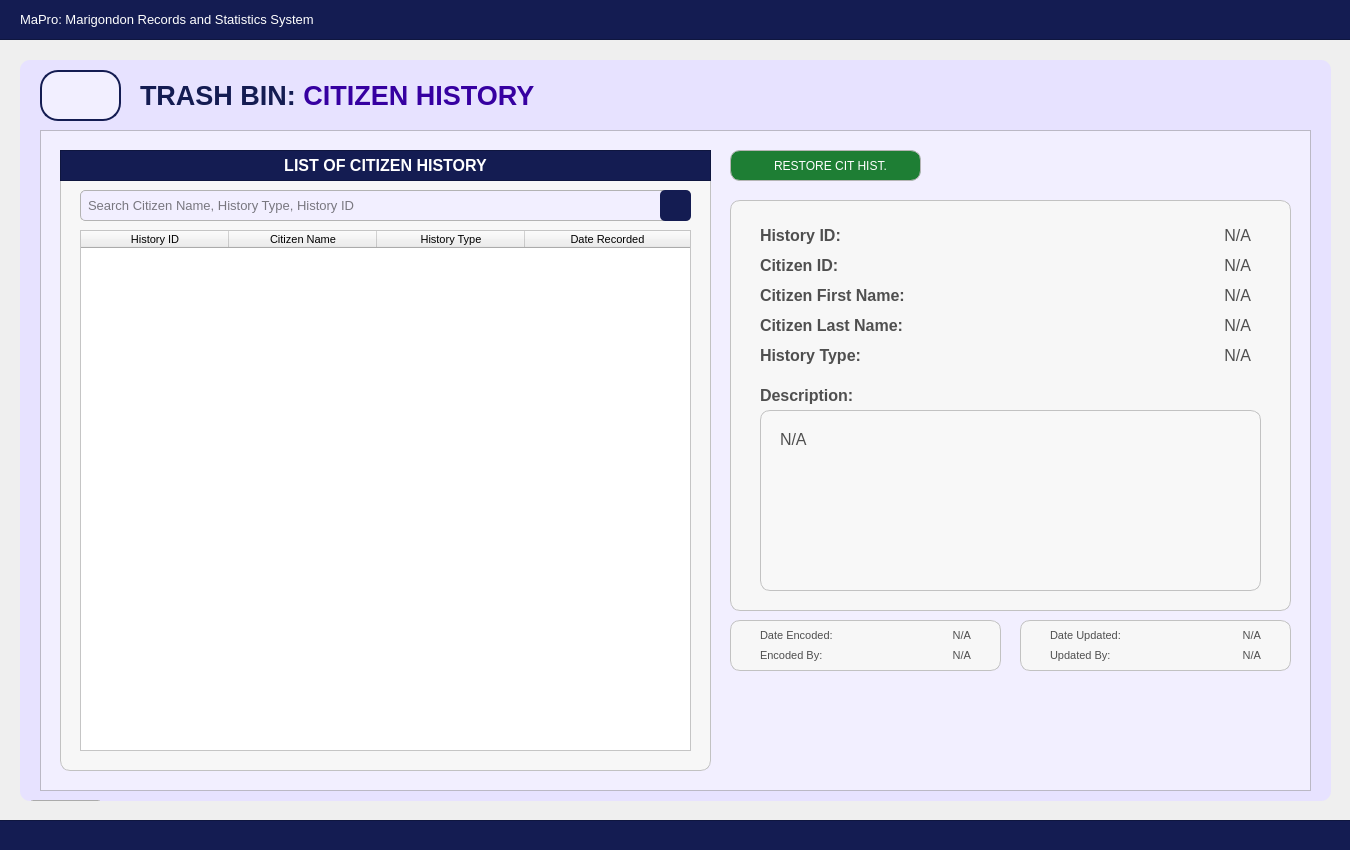
 <widget class="QWidget" name="User_dashboardWidget">
  <property name="geometry">
   <rect>
    <x>0</x>
    <y>0</y>
    <width>1350</width>
    <height>850</height>
   </rect>
  </property>
  <property name="sizePolicy">
   <sizepolicy hsizetype="Fixed" vsizetype="Fixed">
    <horstretch>0</horstretch>
    <verstretch>0</verstretch>
   </sizepolicy>
  </property>
  <property name="maximumSize">
   <size>
    <width>1350</width>
    <height>850</height>
   </size>
  </property>
  <property name="windowTitle">
   <string>Form</string>
  </property>
  <property name="styleSheet">
   <string notr="true">#User_dashboardWidget{
	background-color: #f2efff;
}</string>
  </property>
  <widget class="QFrame" name="border_blueLines1">
   <property name="geometry">
    <rect>
     <x>-10</x>
     <y>-1</y>
     <width>1371</width>
     <height>41</height>
    </rect>
   </property>
   <property name="styleSheet">
    <string notr="true">#border_blueLines1{
	background-color: #141c52;
}
</string>
   </property>
   <property name="frameShape">
    <enum>QFrame::Shape::StyledPanel</enum>
   </property>
   <property name="frameShadow">
    <enum>QFrame::Shadow::Raised</enum>
   </property>
   <widget class="QLabel" name="app_title">
    <property name="geometry">
     <rect>
      <x>30</x>
      <y>0</y>
      <width>1301</width>
      <height>41</height>
     </rect>
    </property>
    <property name="font">
     <font>
      <family>Arial</family>
      <pointsize>10</pointsize>
      <bold>false</bold>
     </font>
    </property>
    <property name="styleSheet">
     <string notr="true">#app_title {
	background-color: transparent;
	color: #FFFFFF;
}
</string>
    </property>
    <property name="text">
     <string>MaPro: Marigondon Records and Statistics System</string>
    </property>
    <property name="alignment">
     <set>Qt::AlignmentFlag::AlignLeading|Qt::AlignmentFlag::AlignLeft|Qt::AlignmentFlag::AlignVCenter</set>
    </property>
   </widget>
  </widget>
  <widget class="QFrame" name="border_blueLines2">
   <property name="geometry">
    <rect>
     <x>-10</x>
     <y>820</y>
     <width>1381</width>
     <height>31</height>
    </rect>
   </property>
   <property name="styleSheet">
    <string notr="true">#border_blueLines2{
	background-color: #141c52;
}
</string>
   </property>
   <property name="frameShape">
    <enum>QFrame::Shape::StyledPanel</enum>
   </property>
   <property name="frameShadow">
    <enum>QFrame::Shadow::Raised</enum>
   </property>
  </widget>
  <widget class="QFrame" name="baseBodyFrame">
   <property name="geometry">
    <rect>
     <x>20</x>
     <y>60</y>
     <width>1311</width>
     <height>741</height>
    </rect>
   </property>
   <property name="styleSheet">
    <string notr="true">#baseBodyFrame {
	background-color: #e7e2ff;
	border: none;
	border-radius: 10px;
}</string>
   </property>
   <property name="frameShape">
    <enum>QFrame::Shape::StyledPanel</enum>
   </property>
   <property name="frameShadow">
    <enum>QFrame::Shadow::Raised</enum>
   </property>
   <widget class="QPushButton" name="logout_buttonLogout_3">
    <property name="geometry">
     <rect>
      <x>10</x>
      <y>740</y>
      <width>71</width>
      <height>31</height>
     </rect>
    </property>
    <property name="font">
     <font>
      <family>Arial</family>
      <pointsize>8</pointsize>
      <bold>true</bold>
     </font>
    </property>
    <property name="cursor">
     <cursorShape>PointingHandCursor</cursorShape>
    </property>
    <property name="styleSheet">
     <string notr="true">#logout_buttonLogout {
    background-color: #bc1c1c;
    color: white;
    border-radius: 5px;
    padding: 10px; /* Optional: Adjusts spacing inside the button */
}
#logout_buttonLogout:hover {
    background-color: #d82020; /* Slightly lighter blue when hovered */
}
#logout_buttonLogout:pressed {
    background-color: #8c1515; /* Darker blue when clicked */
}</string>
    </property>
    <property name="text">
     <string>LOGOUT</string>
    </property>
   </widget>
   <widget class="QLabel" name="title_bodyStatistics">
    <property name="geometry">
     <rect>
      <x>120</x>
      <y>20</y>
      <width>641</width>
      <height>31</height>
     </rect>
    </property>
    <property name="font">
     <font>
      <family>Arial</family>
      <pointsize>20</pointsize>
      <bold>true</bold>
     </font>
    </property>
    <property name="styleSheet">
     <string notr="true">#title_bodyStatistics {
	background-color: transparent;
	color: #141c52;
}
</string>
    </property>
    <property name="text">
     <string>&lt;html&gt;&lt;head/&gt;&lt;body&gt;&lt;p&gt;TRASH BIN: &lt;span style=&quot; color:#3600a1;&quot;&gt;CITIZEN HISTORY&lt;/span&gt;&lt;/p&gt;&lt;/body&gt;&lt;/html&gt;</string>
    </property>
   </widget>
   <widget class="QFrame" name="statistics_frameBody">
    <property name="geometry">
     <rect>
      <x>20</x>
      <y>70</y>
      <width>1271</width>
      <height>661</height>
     </rect>
    </property>
    <property name="font">
     <font>
      <bold>true</bold>
     </font>
    </property>
    <property name="styleSheet">
     <string notr="true">#statistics_frameBody{
	background-color: #f2efff;
}</string>
    </property>
    <property name="frameShape">
     <enum>QFrame::Shape::StyledPanel</enum>
    </property>
    <property name="frameShadow">
     <enum>QFrame::Shadow::Raised</enum>
    </property>
    <widget class="QFrame" name="basePopUpBodyFrame">
     <property name="geometry">
      <rect>
       <x>20</x>
       <y>20</y>
       <width>651</width>
       <height>621</height>
      </rect>
     </property>
     <property name="styleSheet">
      <string notr="true">#basePopUpBodyFrame {
	background-color: rgb(247, 247, 247);
	border: 1px solid rgb(194, 194, 194);
	border-radius: 10px;
}</string>
     </property>
     <property name="frameShape">
      <enum>QFrame::Shape::StyledPanel</enum>
     </property>
     <property name="frameShadow">
      <enum>QFrame::Shadow::Raised</enum>
     </property>
     <widget class="QFrame" name="basePopUpTitleFrame_3">
      <property name="geometry">
       <rect>
        <x>0</x>
        <y>0</y>
        <width>651</width>
        <height>31</height>
       </rect>
      </property>
      <property name="styleSheet">
       <string notr="true">#basePopUpTitleFrame_3 {
	background-color: #141c52;
}</string>
      </property>
      <property name="frameShape">
       <enum>QFrame::Shape::StyledPanel</enum>
      </property>
      <property name="frameShadow">
       <enum>QFrame::Shadow::Raised</enum>
      </property>
      <widget class="QLabel" name="label_title_3">
       <property name="geometry">
        <rect>
         <x>0</x>
         <y>0</y>
         <width>651</width>
         <height>31</height>
        </rect>
       </property>
       <property name="font">
        <font>
         <family>Arial</family>
         <pointsize>12</pointsize>
         <bold>true</bold>
        </font>
       </property>
       <property name="styleSheet">
        <string notr="true">#label_title_3{
	background-color:transparent;
	color: rgb(255, 255, 255);
}</string>
       </property>
       <property name="text">
        <string>LIST OF CITIZEN HISTORY</string>
       </property>
       <property name="alignment">
        <set>Qt::AlignmentFlag::AlignCenter</set>
       </property>
      </widget>
     </widget>
     <widget class="QLineEdit" name="histrec_HistoryID_fieldSearch">
      <property name="geometry">
       <rect>
        <x>20</x>
        <y>40</y>
        <width>611</width>
        <height>31</height>
       </rect>
      </property>
      <property name="font">
       <font>
        <family>Arial</family>
        <pointsize>10</pointsize>
       </font>
      </property>
      <property name="styleSheet">
       <string notr="true">#histrec_HistoryID_fieldSearch{
    border: 1px solid #b3b3b3;  /* Black border */
    border-radius: 5px;        /* Rounded corners */
    padding: 5px;               /* Inner spacing */
    background-color: #f2efff;  /* Gray background */
    color: #000000; 
}
</string>
      </property>
      <property name="text">
       <string/>
      </property>
      <property name="placeholderText">
       <string>Search Citizen Name, History Type, History ID</string>
      </property>
     </widget>
     <widget class="QPushButton" name="histrec_HistoryID_buttonSearch">
      <property name="geometry">
       <rect>
        <x>600</x>
        <y>40</y>
        <width>31</width>
        <height>31</height>
       </rect>
      </property>
      <property name="font">
       <font>
        <family>Arial</family>
        <pointsize>9</pointsize>
       </font>
      </property>
      <property name="cursor">
       <cursorShape>PointingHandCursor</cursorShape>
      </property>
      <property name="focusPolicy">
       <enum>Qt::FocusPolicy::NoFocus</enum>
      </property>
      <property name="styleSheet">
       <string notr="true">#histrec_HistoryID_buttonSearch {
    background-color:  #141c52;
    color: white;
    border-radius: 5px;
    padding: 10px; /* Optional: Adjusts spacing inside the button */
}
#histrec_HistoryID_buttonSearch:hover {
    background-color: #1a237e; /* Slightly lighter blue when hovered */
}
#histrec_HistoryID_buttonSearch:pressed {
    background-color: #0f1442; /* Darker blue when clicked */
}</string>
      </property>
      <property name="text">
       <string/>
      </property>
      <property name="icon">
       <iconset>
        <normaloff>../../../../../Desktop/CTU 2nd Year - 2nd Semester Files/PC 225L - INFORMATION MANAGEMENT LABORATORY/PROFILING_SYSTEM/Profiling-System/Assets/FuncIcons/icon_search_w.svg</normaloff>../../../../../Desktop/CTU 2nd Year - 2nd Semester Files/PC 225L - INFORMATION MANAGEMENT LABORATORY/PROFILING_SYSTEM/Profiling-System/Assets/FuncIcons/icon_search_w.svg</iconset>
      </property>
      <property name="iconSize">
       <size>
        <width>20</width>
        <height>20</height>
       </size>
      </property>
     </widget>
     <widget class="QTableWidget" name="histrec_tableView_List_RecordCitizenHistory">
      <property name="geometry">
       <rect>
        <x>20</x>
        <y>80</y>
        <width>611</width>
        <height>521</height>
       </rect>
      </property>
      <property name="font">
       <font>
        <family>Arial</family>
        <pointsize>8</pointsize>
       </font>
      </property>
      <property name="focusPolicy">
       <enum>Qt::FocusPolicy::NoFocus</enum>
      </property>
      <property name="styleSheet">
       <string notr="true">#histrec_tableView_List_RecordCitizenHistory {
	background-color: white;
	color: #black;
}
</string>
      </property>
      <property name="editTriggers">
       <set>QAbstractItemView::EditTrigger::NoEditTriggers</set>
      </property>
      <attribute name="horizontalHeaderVisible">
       <bool>true</bool>
      </attribute>
      <attribute name="horizontalHeaderCascadingSectionResizes">
       <bool>false</bool>
      </attribute>
      <attribute name="horizontalHeaderDefaultSectionSize">
       <number>148</number>
      </attribute>
      <attribute name="horizontalHeaderShowSortIndicator" stdset="0">
       <bool>false</bool>
      </attribute>
      <attribute name="horizontalHeaderStretchLastSection">
       <bool>true</bool>
      </attribute>
      <attribute name="verticalHeaderVisible">
       <bool>false</bool>
      </attribute>
      <attribute name="verticalHeaderCascadingSectionResizes">
       <bool>false</bool>
      </attribute>
      <column>
       <property name="text">
        <string>History ID</string>
       </property>
       <property name="font">
        <font>
         <family>Arial</family>
         <pointsize>8</pointsize>
        </font>
       </property>
       <property name="background">
        <color>
         <red>211</red>
         <green>205</green>
         <blue>255</blue>
        </color>
       </property>
      </column>
      <column>
       <property name="text">
        <string>Citizen Name</string>
       </property>
       <property name="font">
        <font>
         <family>Arial</family>
         <pointsize>8</pointsize>
        </font>
       </property>
       <property name="background">
        <color>
         <red>211</red>
         <green>205</green>
         <blue>255</blue>
        </color>
       </property>
      </column>
      <column>
       <property name="text">
        <string>History Type</string>
       </property>
       <property name="font">
        <font>
         <family>Arial</family>
         <pointsize>8</pointsize>
        </font>
       </property>
       <property name="background">
        <color>
         <red>211</red>
         <green>205</green>
         <blue>255</blue>
        </color>
       </property>
      </column>
      <column>
       <property name="text">
        <string>Date Recorded</string>
       </property>
       <property name="font">
        <font>
         <family>Arial</family>
         <pointsize>8</pointsize>
        </font>
       </property>
       <property name="background">
        <color>
         <red>211</red>
         <green>205</green>
         <blue>255</blue>
        </color>
       </property>
      </column>
     </widget>
    </widget>
    <widget class="QPushButton" name="histrec_citizenhistory_button_restore">
     <property name="geometry">
      <rect>
       <x>690</x>
       <y>20</y>
       <width>191</width>
       <height>31</height>
      </rect>
     </property>
     <property name="font">
      <font>
       <family>Arial</family>
       <pointsize>9</pointsize>
      </font>
     </property>
     <property name="cursor">
      <cursorShape>PointingHandCursor</cursorShape>
     </property>
     <property name="focusPolicy">
      <enum>Qt::FocusPolicy::NoFocus</enum>
     </property>
     <property name="styleSheet">
      <string notr="true">#histrec_citizenhistory_button_restore {
    background-color:  #1e7e34; /* Default green */
    color: white;
    border: 1px solid #b5b5b5;
    border-radius: 10px;
    padding: 10px; 
}

#histrec_citizenhistory_button_restore:hover {
    background-color: #28a745; /* Brighter green when hovered */
    color: white; 
}

#histrec_citizenhistory_button_restore:pressed {
    background-color:  #34c759; /* Darker green when pressed */
    color: white; 
}
</string>
     </property>
     <property name="text">
      <string>   RESTORE CIT HIST.</string>
     </property>
     <property name="icon">
      <iconset>
       <normaloff>../../../Assets/FuncIcons/icon_add.svg</normaloff>../../../Assets/FuncIcons/icon_add.svg</iconset>
     </property>
     <property name="iconSize">
      <size>
       <width>20</width>
       <height>20</height>
      </size>
     </property>
    </widget>
    <widget class="QFrame" name="basePopUpBodyFrame_3">
     <property name="geometry">
      <rect>
       <x>690</x>
       <y>70</y>
       <width>561</width>
       <height>411</height>
      </rect>
     </property>
     <property name="styleSheet">
      <string notr="true">#basePopUpBodyFrame_3 {
	background-color: rgb(247, 247, 247);
	border: 1px solid rgb(194, 194, 194);
	border-radius: 10px;
}</string>
     </property>
     <property name="frameShape">
      <enum>QFrame::Shape::StyledPanel</enum>
     </property>
     <property name="frameShadow">
      <enum>QFrame::Shadow::Raised</enum>
     </property>
     <widget class="QLabel" name="histrec_labelCitizenID">
      <property name="geometry">
       <rect>
        <x>30</x>
        <y>50</y>
        <width>151</width>
        <height>31</height>
       </rect>
      </property>
      <property name="font">
       <font>
        <family>Arial</family>
        <pointsize>12</pointsize>
        <bold>true</bold>
       </font>
      </property>
      <property name="styleSheet">
       <string notr="true">#histrec_labelCitizenID{
	background-color:transparent;
	color:#4f4f4f;
}</string>
      </property>
      <property name="text">
       <string>Citizen ID:</string>
      </property>
      <property name="alignment">
       <set>Qt::AlignmentFlag::AlignLeading|Qt::AlignmentFlag::AlignLeft|Qt::AlignmentFlag::AlignVCenter</set>
      </property>
     </widget>
     <widget class="QLabel" name="histrec_displayCitizenID">
      <property name="geometry">
       <rect>
        <x>190</x>
        <y>50</y>
        <width>331</width>
        <height>31</height>
       </rect>
      </property>
      <property name="font">
       <font>
        <family>Arial</family>
        <pointsize>12</pointsize>
       </font>
      </property>
      <property name="styleSheet">
       <string notr="true">#histrec_displayCitizenID{
	background-color:transparent;
	color:#4f4f4f;
}</string>
      </property>
      <property name="text">
       <string>N/A</string>
      </property>
      <property name="alignment">
       <set>Qt::AlignmentFlag::AlignRight|Qt::AlignmentFlag::AlignTrailing|Qt::AlignmentFlag::AlignVCenter</set>
      </property>
     </widget>
     <widget class="QLabel" name="histrec_labelHistoryDescription">
      <property name="geometry">
       <rect>
        <x>30</x>
        <y>180</y>
        <width>151</width>
        <height>31</height>
       </rect>
      </property>
      <property name="font">
       <font>
        <family>Arial</family>
        <pointsize>12</pointsize>
        <bold>true</bold>
       </font>
      </property>
      <property name="styleSheet">
       <string notr="true">#histrec_labelHistoryDescription{
	background-color:transparent;
	color:#4f4f4f;
}</string>
      </property>
      <property name="text">
       <string>Description:</string>
      </property>
      <property name="alignment">
       <set>Qt::AlignmentFlag::AlignLeading|Qt::AlignmentFlag::AlignLeft|Qt::AlignmentFlag::AlignVCenter</set>
      </property>
     </widget>
     <widget class="QLabel" name="histrec_labelHistoryType">
      <property name="geometry">
       <rect>
        <x>30</x>
        <y>140</y>
        <width>151</width>
        <height>31</height>
       </rect>
      </property>
      <property name="font">
       <font>
        <family>Arial</family>
        <pointsize>12</pointsize>
        <bold>true</bold>
       </font>
      </property>
      <property name="styleSheet">
       <string notr="true">#histrec_labelHistoryType{
	background-color:transparent;
	color:#4f4f4f;
}</string>
      </property>
      <property name="text">
       <string>History Type:</string>
      </property>
      <property name="alignment">
       <set>Qt::AlignmentFlag::AlignLeading|Qt::AlignmentFlag::AlignLeft|Qt::AlignmentFlag::AlignVCenter</set>
      </property>
     </widget>
     <widget class="QLabel" name="histrec_displayHistoryType">
      <property name="geometry">
       <rect>
        <x>190</x>
        <y>140</y>
        <width>331</width>
        <height>31</height>
       </rect>
      </property>
      <property name="font">
       <font>
        <family>Arial</family>
        <pointsize>12</pointsize>
       </font>
      </property>
      <property name="styleSheet">
       <string notr="true">#histrec_displayHistoryType{
	background-color:transparent;
	color:#4f4f4f;
}</string>
      </property>
      <property name="text">
       <string>N/A</string>
      </property>
      <property name="alignment">
       <set>Qt::AlignmentFlag::AlignRight|Qt::AlignmentFlag::AlignTrailing|Qt::AlignmentFlag::AlignVCenter</set>
      </property>
     </widget>
     <widget class="QFrame" name="basePopUpBodyFrame_Desc">
      <property name="geometry">
       <rect>
        <x>30</x>
        <y>210</y>
        <width>501</width>
        <height>181</height>
       </rect>
      </property>
      <property name="styleSheet">
       <string notr="true">#basePopUpBodyFrame_Desc {
	background-color: rgb(248, 248, 248);
	border: 1px solid rgb(194, 194, 194);
	border-radius: 10px;
}</string>
      </property>
      <property name="frameShape">
       <enum>QFrame::Shape::StyledPanel</enum>
      </property>
      <property name="frameShadow">
       <enum>QFrame::Shadow::Raised</enum>
      </property>
      <widget class="QLabel" name="histrec_displayHistoryDescription">
       <property name="geometry">
        <rect>
         <x>20</x>
         <y>20</y>
         <width>461</width>
         <height>141</height>
        </rect>
       </property>
       <property name="font">
        <font>
         <family>Arial</family>
         <pointsize>12</pointsize>
        </font>
       </property>
       <property name="styleSheet">
        <string notr="true">#histrec_displayHistoryDescription{
	background-color:transparent;
	color:#4f4f4f;
}</string>
       </property>
       <property name="text">
        <string>N/A</string>
       </property>
       <property name="alignment">
        <set>Qt::AlignmentFlag::AlignLeading|Qt::AlignmentFlag::AlignLeft|Qt::AlignmentFlag::AlignTop</set>
       </property>
       <property name="wordWrap">
        <bool>true</bool>
       </property>
      </widget>
     </widget>
     <widget class="QLabel" name="histrec_labelHistoryID">
      <property name="geometry">
       <rect>
        <x>30</x>
        <y>20</y>
        <width>151</width>
        <height>31</height>
       </rect>
      </property>
      <property name="font">
       <font>
        <family>Arial</family>
        <pointsize>12</pointsize>
        <bold>true</bold>
       </font>
      </property>
      <property name="styleSheet">
       <string notr="true">#histrec_labelHistoryID{
	background-color:transparent;
	color:#4f4f4f;
}</string>
      </property>
      <property name="text">
       <string>History ID:</string>
      </property>
      <property name="alignment">
       <set>Qt::AlignmentFlag::AlignLeading|Qt::AlignmentFlag::AlignLeft|Qt::AlignmentFlag::AlignVCenter</set>
      </property>
     </widget>
     <widget class="QLabel" name="histrec_displayHistoryID">
      <property name="geometry">
       <rect>
        <x>190</x>
        <y>20</y>
        <width>331</width>
        <height>31</height>
       </rect>
      </property>
      <property name="font">
       <font>
        <family>Arial</family>
        <pointsize>12</pointsize>
       </font>
      </property>
      <property name="styleSheet">
       <string notr="true">#histrec_displayHistoryID{
	background-color:transparent;
	color:#4f4f4f;
}</string>
      </property>
      <property name="text">
       <string>N/A</string>
      </property>
      <property name="alignment">
       <set>Qt::AlignmentFlag::AlignRight|Qt::AlignmentFlag::AlignTrailing|Qt::AlignmentFlag::AlignVCenter</set>
      </property>
     </widget>
     <widget class="QLabel" name="histrec_labelCitizenHistFirstName">
      <property name="geometry">
       <rect>
        <x>30</x>
        <y>80</y>
        <width>151</width>
        <height>31</height>
       </rect>
      </property>
      <property name="font">
       <font>
        <family>Arial</family>
        <pointsize>12</pointsize>
        <bold>true</bold>
       </font>
      </property>
      <property name="styleSheet">
       <string notr="true">#histrec_labelCitizenHistFirstName{
	background-color:transparent;
	color:#4f4f4f;
}</string>
      </property>
      <property name="text">
       <string>Citizen First Name:</string>
      </property>
      <property name="alignment">
       <set>Qt::AlignmentFlag::AlignLeading|Qt::AlignmentFlag::AlignLeft|Qt::AlignmentFlag::AlignVCenter</set>
      </property>
     </widget>
     <widget class="QLabel" name="histrec_displayCitizenHistFirstName">
      <property name="geometry">
       <rect>
        <x>190</x>
        <y>80</y>
        <width>331</width>
        <height>31</height>
       </rect>
      </property>
      <property name="font">
       <font>
        <family>Arial</family>
        <pointsize>12</pointsize>
       </font>
      </property>
      <property name="styleSheet">
       <string notr="true">#histrec_displayCitizenHistFirstName{
	background-color:transparent;
	color:#4f4f4f;
}</string>
      </property>
      <property name="text">
       <string>N/A</string>
      </property>
      <property name="alignment">
       <set>Qt::AlignmentFlag::AlignRight|Qt::AlignmentFlag::AlignTrailing|Qt::AlignmentFlag::AlignVCenter</set>
      </property>
     </widget>
     <widget class="QLabel" name="histrec_labelCitizenHistLastName">
      <property name="geometry">
       <rect>
        <x>30</x>
        <y>110</y>
        <width>151</width>
        <height>31</height>
       </rect>
      </property>
      <property name="font">
       <font>
        <family>Arial</family>
        <pointsize>12</pointsize>
        <bold>true</bold>
       </font>
      </property>
      <property name="styleSheet">
       <string notr="true">#histrec_labelCitizenHistLastName{
	background-color:transparent;
	color:#4f4f4f;
}</string>
      </property>
      <property name="text">
       <string>Citizen Last Name:</string>
      </property>
      <property name="alignment">
       <set>Qt::AlignmentFlag::AlignLeading|Qt::AlignmentFlag::AlignLeft|Qt::AlignmentFlag::AlignVCenter</set>
      </property>
     </widget>
     <widget class="QLabel" name="histrec_displayCitizenHistLastName">
      <property name="geometry">
       <rect>
        <x>190</x>
        <y>110</y>
        <width>331</width>
        <height>31</height>
       </rect>
      </property>
      <property name="font">
       <font>
        <family>Arial</family>
        <pointsize>12</pointsize>
       </font>
      </property>
      <property name="styleSheet">
       <string notr="true">#histrec_displayCitizenHistLastName{
	background-color:transparent;
	color:#4f4f4f;
}</string>
      </property>
      <property name="text">
       <string>N/A</string>
      </property>
      <property name="alignment">
       <set>Qt::AlignmentFlag::AlignRight|Qt::AlignmentFlag::AlignTrailing|Qt::AlignmentFlag::AlignVCenter</set>
      </property>
     </widget>
    </widget>
    <widget class="QFrame" name="basePopUpBodyFrame_5">
     <property name="geometry">
      <rect>
       <x>980</x>
       <y>490</y>
       <width>271</width>
       <height>51</height>
      </rect>
     </property>
     <property name="styleSheet">
      <string notr="true">#basePopUpBodyFrame_5 {
	background-color: rgb(247, 247, 247);
	border: 1px solid rgb(194, 194, 194);
	border-radius: 10px;
}</string>
     </property>
     <property name="frameShape">
      <enum>QFrame::Shape::StyledPanel</enum>
     </property>
     <property name="frameShadow">
      <enum>QFrame::Shadow::Raised</enum>
     </property>
     <widget class="QLabel" name="label_DateUpdated">
      <property name="geometry">
       <rect>
        <x>30</x>
        <y>0</y>
        <width>81</width>
        <height>31</height>
       </rect>
      </property>
      <property name="font">
       <font>
        <family>Arial</family>
        <pointsize>8</pointsize>
       </font>
      </property>
      <property name="styleSheet">
       <string notr="true">#label_DateUpdated{
	background-color:transparent;
	color:#4f4f4f;
}</string>
      </property>
      <property name="text">
       <string>Date Updated:</string>
      </property>
      <property name="alignment">
       <set>Qt::AlignmentFlag::AlignLeading|Qt::AlignmentFlag::AlignLeft|Qt::AlignmentFlag::AlignVCenter</set>
      </property>
     </widget>
     <widget class="QLabel" name="display_DateUpdated">
      <property name="geometry">
       <rect>
        <x>100</x>
        <y>0</y>
        <width>141</width>
        <height>31</height>
       </rect>
      </property>
      <property name="font">
       <font>
        <family>Arial</family>
        <pointsize>8</pointsize>
       </font>
      </property>
      <property name="styleSheet">
       <string notr="true">#display_DateUpdated{
	background-color:transparent;
	color:#4f4f4f;
}</string>
      </property>
      <property name="text">
       <string>N/A</string>
      </property>
      <property name="alignment">
       <set>Qt::AlignmentFlag::AlignRight|Qt::AlignmentFlag::AlignTrailing|Qt::AlignmentFlag::AlignVCenter</set>
      </property>
     </widget>
     <widget class="QLabel" name="display_UpdatedBy">
      <property name="geometry">
       <rect>
        <x>90</x>
        <y>20</y>
        <width>151</width>
        <height>31</height>
       </rect>
      </property>
      <property name="font">
       <font>
        <family>Arial</family>
        <pointsize>8</pointsize>
       </font>
      </property>
      <property name="styleSheet">
       <string notr="true">#display_UpdatedBy{
	background-color:transparent;
	color:#4f4f4f;
}</string>
      </property>
      <property name="text">
       <string>N/A</string>
      </property>
      <property name="alignment">
       <set>Qt::AlignmentFlag::AlignRight|Qt::AlignmentFlag::AlignTrailing|Qt::AlignmentFlag::AlignVCenter</set>
      </property>
     </widget>
     <widget class="QLabel" name="label_UpdatedBy">
      <property name="geometry">
       <rect>
        <x>30</x>
        <y>20</y>
        <width>81</width>
        <height>31</height>
       </rect>
      </property>
      <property name="font">
       <font>
        <family>Arial</family>
        <pointsize>8</pointsize>
       </font>
      </property>
      <property name="styleSheet">
       <string notr="true">#label_UpdatedBy{
	background-color:transparent;
	color:#4f4f4f;
}</string>
      </property>
      <property name="text">
       <string>Updated By:</string>
      </property>
      <property name="alignment">
       <set>Qt::AlignmentFlag::AlignLeading|Qt::AlignmentFlag::AlignLeft|Qt::AlignmentFlag::AlignVCenter</set>
      </property>
     </widget>
    </widget>
    <widget class="QFrame" name="basePopUpBodyFrame_4">
     <property name="geometry">
      <rect>
       <x>690</x>
       <y>490</y>
       <width>271</width>
       <height>51</height>
      </rect>
     </property>
     <property name="styleSheet">
      <string notr="true">#basePopUpBodyFrame_4 {
	background-color: rgb(247, 247, 247);
	border: 1px solid rgb(194, 194, 194);
	border-radius: 10px;
}</string>
     </property>
     <property name="frameShape">
      <enum>QFrame::Shape::StyledPanel</enum>
     </property>
     <property name="frameShadow">
      <enum>QFrame::Shadow::Raised</enum>
     </property>
     <widget class="QLabel" name="label_DateEncoded">
      <property name="geometry">
       <rect>
        <x>30</x>
        <y>0</y>
        <width>81</width>
        <height>31</height>
       </rect>
      </property>
      <property name="font">
       <font>
        <family>Arial</family>
        <pointsize>8</pointsize>
       </font>
      </property>
      <property name="styleSheet">
       <string notr="true">#label_DateEncoded{
	background-color:transparent;
	color:#4f4f4f;
}</string>
      </property>
      <property name="text">
       <string>Date Encoded:</string>
      </property>
      <property name="alignment">
       <set>Qt::AlignmentFlag::AlignLeading|Qt::AlignmentFlag::AlignLeft|Qt::AlignmentFlag::AlignVCenter</set>
      </property>
     </widget>
     <widget class="QLabel" name="display_DateEncoded">
      <property name="geometry">
       <rect>
        <x>100</x>
        <y>0</y>
        <width>141</width>
        <height>31</height>
       </rect>
      </property>
      <property name="font">
       <font>
        <family>Arial</family>
        <pointsize>8</pointsize>
       </font>
      </property>
      <property name="styleSheet">
       <string notr="true">#display_DateEncoded{
	background-color:transparent;
	color:#4f4f4f;
}</string>
      </property>
      <property name="text">
       <string>N/A</string>
      </property>
      <property name="alignment">
       <set>Qt::AlignmentFlag::AlignRight|Qt::AlignmentFlag::AlignTrailing|Qt::AlignmentFlag::AlignVCenter</set>
      </property>
     </widget>
     <widget class="QLabel" name="display_EncodedBy">
      <property name="geometry">
       <rect>
        <x>90</x>
        <y>20</y>
        <width>151</width>
        <height>31</height>
       </rect>
      </property>
      <property name="font">
       <font>
        <family>Arial</family>
        <pointsize>8</pointsize>
       </font>
      </property>
      <property name="styleSheet">
       <string notr="true">#display_EncodedBy{
	background-color:transparent;
	color:#4f4f4f;
}</string>
      </property>
      <property name="text">
       <string>N/A</string>
      </property>
      <property name="alignment">
       <set>Qt::AlignmentFlag::AlignRight|Qt::AlignmentFlag::AlignTrailing|Qt::AlignmentFlag::AlignVCenter</set>
      </property>
     </widget>
     <widget class="QLabel" name="label_EncodedBy">
      <property name="geometry">
       <rect>
        <x>30</x>
        <y>20</y>
        <width>81</width>
        <height>31</height>
       </rect>
      </property>
      <property name="font">
       <font>
        <family>Arial</family>
        <pointsize>8</pointsize>
       </font>
      </property>
      <property name="styleSheet">
       <string notr="true">#label_EncodedBy{
	background-color:transparent;
	color:#4f4f4f;
}</string>
      </property>
      <property name="text">
       <string>Encoded By:</string>
      </property>
      <property name="alignment">
       <set>Qt::AlignmentFlag::AlignLeading|Qt::AlignmentFlag::AlignLeft|Qt::AlignmentFlag::AlignVCenter</set>
      </property>
     </widget>
    </widget>
   </widget>
   <widget class="QToolButton" name="btn_returnToHistoryRecordPage">
    <property name="geometry">
     <rect>
      <x>20</x>
      <y>10</y>
      <width>81</width>
      <height>51</height>
     </rect>
    </property>
    <property name="styleSheet">
     <string notr="true">#btn_returnToHistoryRecordPage {
    background-color: #f2efff;
    color: #141c52;
	border: 2px solid #141c52; 
	border-radius: 18px;
	text-align: left;
    padding: 10px; /* Optional: Adjusts spacing inside the button */
}
#btn_returnToHistoryRecordPage:hover {
    background-color: #fdfdff; /* Slightly lighter blue when hovered */
}
#btn_returnToHistoryRecordPage:pressed {
    background-color: #e7e5f4; /* Darker blue when clicked */
}

</string>
    </property>
    <property name="text">
     <string/>
    </property>
    <property name="icon">
     <iconset>
      <normaloff>../../../Assets/FuncIcons/img_return.png</normaloff>../../../Assets/FuncIcons/img_return.png</iconset>
    </property>
    <property name="iconSize">
     <size>
      <width>25</width>
      <height>25</height>
     </size>
    </property>
   </widget>
  </widget>
 </widget>
